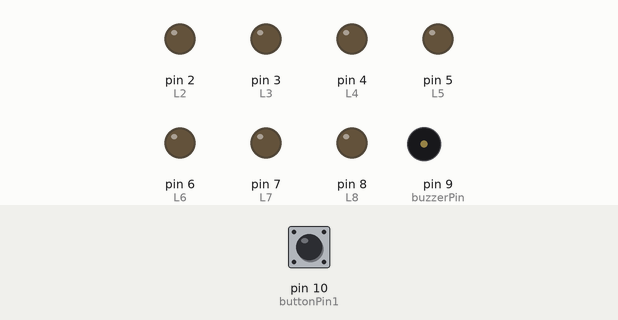
This sketch was run on a simulated Arduino Uno, built with avr-gcc and run on an emulated ATmega328P. Parts: output pins drawn as LEDs (lit = HIGH), buzzer (waves = sounding). Dashed ring = blinking. Inputs (shaded band) come from the test bench; at power-on: pin 10 (buttonPin1) LOW. Random numbers use the default seed unless the sketch sets one.

Above: at 2.8 s.
2.9 s: pin 10 (buttonPin1) pulled HIGH for 1.2 s
At 3.8 s:
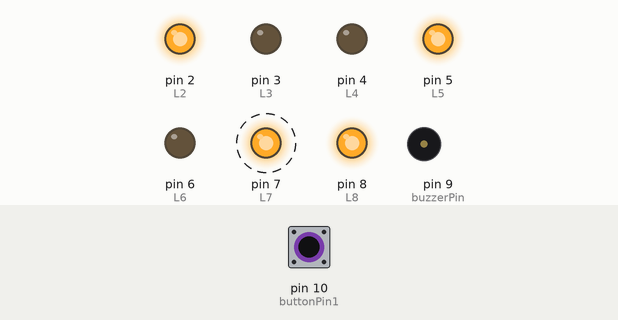
At 5.7 s:
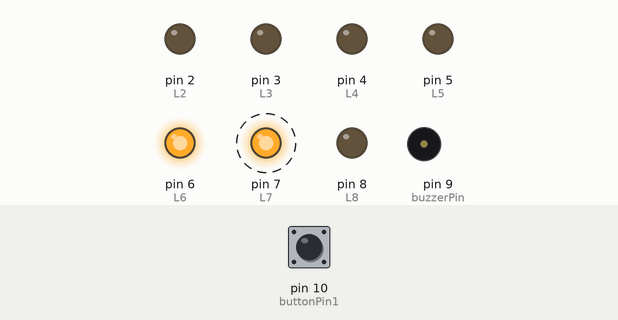
12.1 s: pin 10 (buttonPin1) pulled HIGH for 3.2 s
At 14.1 s:
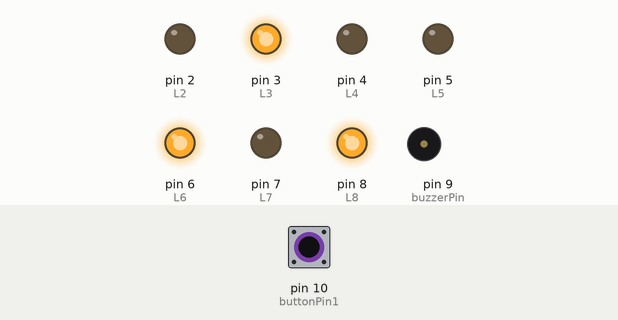
Timing chart, 0 to 37.0 s (numbered marks = the images above; inputs shaded):
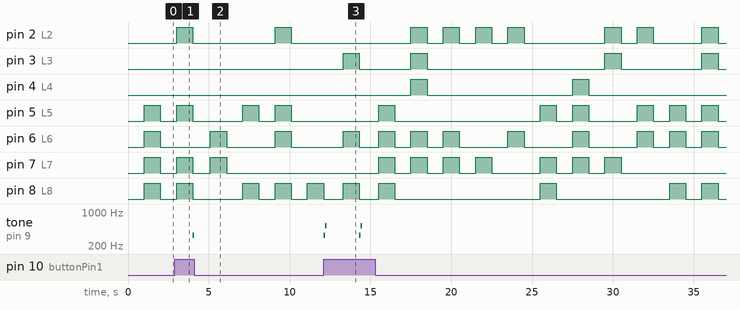

Measured:
- after the input at 2.9 s, tone on pin 9 (buzzerPin): silent → 330 Hz after 1.1 s, → silent 0.10 s later
- after the input at 12.1 s, tone on pin 9 (buzzerPin): plays 330 Hz for 0.10 s, 523 Hz for 0.10 s, 330 Hz for 0.10 s, 523 Hz for 0.10 s, starting at once
- by itself, pin 4 (L4): alternates HIGH for 1.0 s and LOW for 9.0 s

The sketch:

BMproject.ino
```cpp
const int buttonPin1 = 10;
const int buzzerPin = 9;

int L2 = 2;
int L3 = 3;
int L4 = 4;
int L5 = 5;
int L6 = 6;
int L7 = 7;
int L8 = 8;

long randnumber2;
long randnumber3;
long randnumber4;
long randnumber5;
long randnumber6;
long randnumber7;
long randnumber8;
int randnumbersayi;

int Mi = 330;
int Do = 523;
int puan = 0;
void setup(){
pinMode(buttonPin1, INPUT);
pinMode(buzzerPin, OUTPUT);

pinMode(L2, OUTPUT);
pinMode(L3, OUTPUT);
pinMode(L4, OUTPUT);
pinMode(L5, OUTPUT);
pinMode(L6, OUTPUT);
pinMode(L7, OUTPUT);
pinMode(L8, OUTPUT);
}

boolean handle_button()
{
  int button_pressed = digitalRead(buttonPin1); // pin low -> pressed
  return button_pressed;
}

void loop(){
int buttonState10 = digitalRead(buttonPin1);

delay(1000);


randnumber2 = random(3,5);
randnumber3 = random(3,5);
randnumber4 = random(3,5);
randnumber5 = random(3,5);
randnumber6 = random(3,5);
randnumber7 = random(3,5);
randnumber8 = random(3,5);

randnumbersayi = (randnumber2+randnumber3+randnumber4+randnumber5+randnumber6+randnumber7+randnumber8)%2;


   if(randnumber2 == 3){
     digitalWrite(L2, HIGH);
}
   if(randnumber3 == 3){
     digitalWrite(L3, HIGH);
}
   if(randnumber4 == 3){
     digitalWrite(L4, HIGH);
}
   if(randnumber5 == 3){
     digitalWrite(L5, HIGH);
}
   if(randnumber6 == 3){
     digitalWrite(L6, HIGH);
}
   if(randnumber7 == 3){
     digitalWrite(L7, HIGH);
}
   if(randnumber8 == 3){
     digitalWrite(L8, HIGH);
}

delay(1000);

digitalWrite(L2, LOW);
digitalWrite(L3, LOW);
digitalWrite(L4, LOW);
digitalWrite(L5, LOW);
digitalWrite(L6, LOW);
digitalWrite(L7, LOW);
digitalWrite(L8, LOW);

 boolean button_pressed = handle_button();

 if(puan>3) {
    tone(buzzerPin,Mi);
    delay(3000);
    noTone(buzzerPin);
  }
else if(button_pressed && randnumbersayi != 0 && puan < 3 ){
    tone(buzzerPin,Mi);
    delay(100);
    tone(buzzerPin,Do);
    delay(100);
    noTone(buzzerPin);
    puan+=1;
}
  else if(button_pressed && randnumbersayi != 1 < 3){
    tone(buzzerPin,Mi);
    delay(100);
    noTone(buzzerPin);
    puan-=1;
}
}
```
